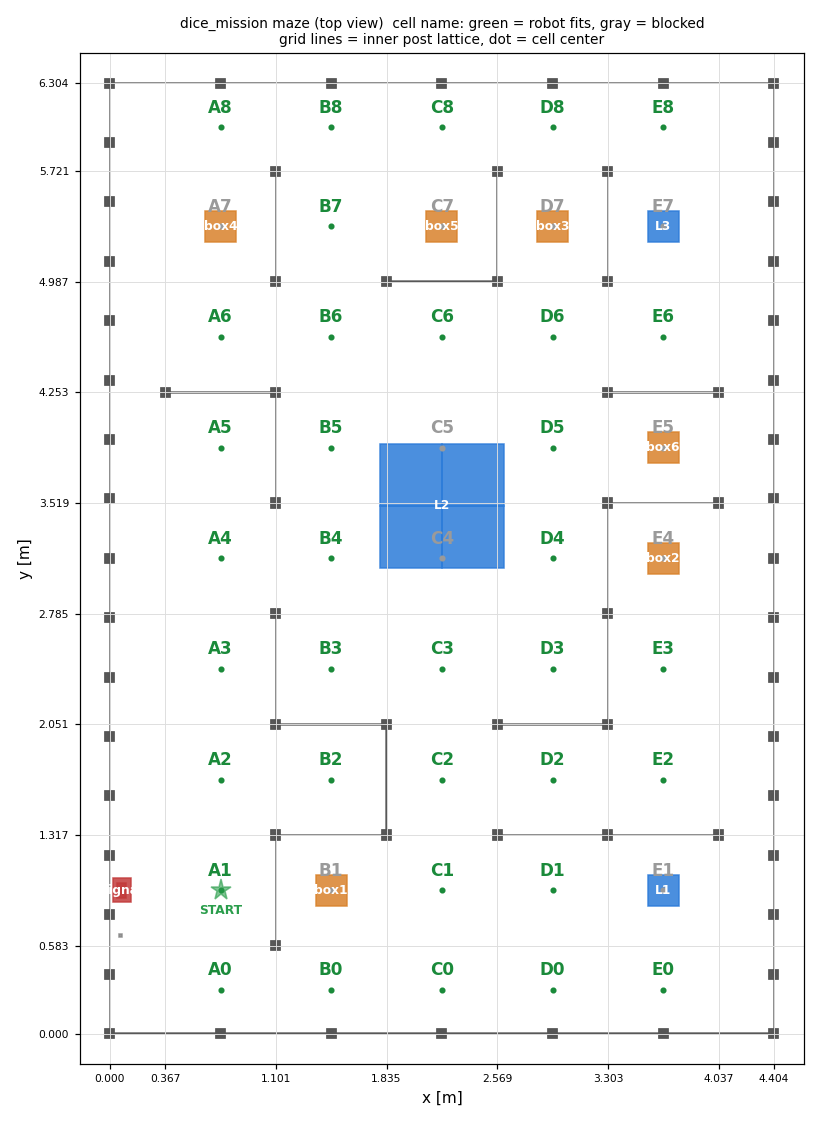

Source code (Python):
"""주사위 경기장 (미로) 지도: worlds/dice_mission.sdf 의 충돌체를 위에서 본 그림 + 칸 이름 (Isaac 없이, 시스템 python3).

    python3 maze_map.py                 # -> maze_map.png (칸 A1 ~ E8, 벽 · 기둥 · 상자 · 받침대, 출발 구역)
    python3 maze_map.py --out 다른.png
    python3 maze_map.py --course course.yaml   # 경로 검사 (점 · 구간마다 벽까지 여유) + course_map.png (./run.sh course)

칸 = 미로 안쪽 기둥 격자 (x = 0.367 + 0.734k, y = 0.583 + 0.734k) 사이의 0.734 m 정사각형. 열 A ~ E (x 가운데 0.734 ~ 3.670),
행 0 ~ 8 (y 가운데: 0 행 0.2915 = 아래 바깥벽 통로, 1 ~ 7 행 0.950 ~ 5.354, 8 행 6.0125 = 위 바깥벽 통로). A1 = 출발 구역 (0.734, 0.95). 팀 tools/make_maze_scene.py 의 --cell i j (원점부터 0.734 격자) 와는
반 칸 어긋나 있어 다르다 (그쪽 칸 가운데는 안쪽 벽 줄 위에 놓이기도 함).
좌표 원점 = 경기장 왼쪽 아래 기둥 중심, x 오른쪽 · y 위 (m). 칸 이름 색: 초록 = 로봇이 들어감 (가운데에서 장애물까지 ≥ 반폭 0.1676 + 0.03),
회색 = 막힘 (물체가 놓인 칸 등). 0 행 · 8 행 모서리에서 제자리 회전은 차체 직사각형으로 따로 확인함 (2026-11-02, 모두 가능).
"""

from __future__ import annotations

import argparse
import math
import os
import xml.etree.ElementTree as ET

import numpy as np
from scipy.ndimage import distance_transform_edt

HERE = os.path.dirname(os.path.abspath(__file__))
SDF = os.path.join(HERE, "..", "..", "urdf_and_usd", "waffle_4wd_description", "worlds", "dice_mission.sdf")
CELL = 0.734  # 칸 간격 [m]
W, H = 4.404, 6.304  # 경기장 크기 [m]
COLS, ROWS = "ABCDE", 8  # 칸 열 · 행 수
CELL_X0, CELL_Y0 = 0.734, 0.95  # A1 가운데 [m]
RES = 0.02  # 점유 격자 [m]
HALF_W = 0.1676  # 차체 반폭 (바퀴 바깥)
ROBOT_R = math.hypot(0.2135, 0.1676)  # 제자리 회전 외접 반경 0.2714
START = (0.734, 0.95)  # 출발 구역 가운데 (start_zone)


def _pose(el) -> list[float]:
    t = el.findtext("pose")
    return [float(v) for v in t.split()] if t else [0.0] * 6


def _rot(yaw: float, x: float, y: float) -> tuple[float, float]:
    c, s = math.cos(yaw), math.sin(yaw)
    return c * x - s * y, s * x + c * y


def load_shapes(sdf: str = SDF) -> list[dict]:
    """충돌체 (yaw 만 있는 상자 · 원기둥) 목록. 바닥 표시 (윗면 z < 0.01) 는 marking=True"""
    world = ET.parse(sdf).getroot().find("world")
    out = []
    for m in world.iter("model"):
        name = m.get("name")
        if name == "ground_plane":
            continue
        mp = _pose(m)
        for link in m.iter("link"):
            lp = _pose(link)
            for c in link.findall("collision"):
                cp = _pose(c)
                bx, by = _rot(mp[5], lp[0], lp[1])
                cx, cy = _rot(mp[5] + lp[5], cp[0], cp[1])
                x, y, z = mp[0] + bx + cx, mp[1] + by + cy, mp[2] + lp[2] + cp[2]
                yaw = mp[5] + lp[5] + cp[5]
                box, cyl = c.find(".//box/size"), c.find(".//cylinder")
                if box is not None:
                    sx, sy, sz = (float(v) for v in box.text.split())
                    out.append(dict(kind="box", x=x, y=y, yaw=yaw, a=sx, b=sy, top=z + sz / 2, bot=z - sz / 2, model=name,
                                    marking=z + sz / 2 < 0.01))
                elif cyl is not None:
                    r = float(cyl.findtext("radius"))
                    hl = float(cyl.findtext("length")) / 2
                    out.append(dict(kind="cyl", x=x, y=y, yaw=0.0, a=2 * r, b=2 * r, top=z + hl, bot=z - hl, model=name, marking=False))
    return out


def clearance(shapes: list[dict]) -> tuple[np.ndarray, float, float]:
    """장애물까지 거리 [m] 격자 (ny, nx), 원점 (ox, oy). 경기장 밖은 막힘"""
    ox, oy = -0.2, -0.2
    nx, ny = int(round((W + 0.4) / RES)), int(round((H + 0.4) / RES))
    gx, gy = ox + (np.arange(nx) + 0.5) * RES, oy + (np.arange(ny) + 0.5) * RES
    X, Y = np.meshgrid(gx, gy)
    occ = (X < 0) | (X > W) | (Y < 0) | (Y > H)
    for s in shapes:
        if s["marking"]:
            continue
        dx, dy = X - s["x"], Y - s["y"]
        pad = RES / 2  # 벽판은 3 mm 라 격자 점 사이에 끼어 빠지지 않게 반 칸씩 넓혀 칠함 (안전 쪽)
        if s["kind"] == "box":
            c, sn = math.cos(-s["yaw"]), math.sin(-s["yaw"])
            u, v = c * dx - sn * dy, sn * dx + c * dy
            occ |= (np.abs(u) <= s["a"] / 2 + pad) & (np.abs(v) <= s["b"] / 2 + pad)
        else:
            occ |= dx * dx + dy * dy <= (s["a"] / 2 + pad) ** 2
    return distance_transform_edt(~occ) * RES, ox, oy


ROW_LINES = [0.0] + [0.583 + k * CELL for k in range(ROWS)] + [H]
"""행 경계 y [m]: 아래 바깥벽 + 안쪽 기둥 줄 8 개 + 위 바깥벽. 0 행 · 8 행은 바깥벽을 따라가는 좁은 통로 (0.583 m)"""


def cell_center(name: str) -> tuple[float, float]:
    """칸 이름 (예: "A1", "c4", "B0") → 가운데 (x, y) [m]. 행 가운데 = 그 행 경계 둘의 가운데 (0 행 0.2915, 8 행 6.0125)"""
    col, row = COLS.index(name[0].upper()), int(name[1:])
    if not 0 <= row <= ROWS:
        raise ValueError(f"칸 이름은 A0 ~ {COLS[-1]}{ROWS}: {name}")
    return CELL_X0 + col * CELL, (ROW_LINES[row] + ROW_LINES[row + 1]) / 2


def clearance_at(dist: np.ndarray, ox: float, oy: float, x: float, y: float) -> float:
    r, c = int((y - oy) / RES), int((x - ox) / RES)
    return float(dist[r, c]) if 0 <= r < dist.shape[0] and 0 <= c < dist.shape[1] else 0.0


def load_course(path: str) -> list[dict]:
    """course.yaml → [{x, y, cell, stop: 물체 이름 | None, heading: rad | None}]. 칸 이름 줄 = 지나가는 점 (칸 가운데),
    {stop, x, y, face [deg]} 줄 = 정지점"""
    import yaml

    out = []
    for item in yaml.safe_load(open(path, encoding="utf-8"))["route"]:
        if isinstance(item, str):
            x, y = cell_center(item)
            out.append(dict(x=x, y=y, cell=item.upper(), stop=None, heading=None))
        else:
            out.append(dict(x=float(item["x"]), y=float(item["y"]), cell=None, stop=str(item["stop"]),
                            heading=math.radians(float(item["face"]))))
    return out


def check_course(course: list[dict], margin: float = 0.03, step: float = 0.02) -> bool:
    """점마다 · 이웃 점 사이 구간 (2 cm 간격) 마다 로봇 가운데에서 장애물까지 ≥ 반폭 + margin 인지 출력. 모두 통과면 True"""
    dist, ox, oy = clearance(load_shapes())
    need, ok, total = HALF_W + margin, True, 0.0
    for i, p in enumerate(course):
        c = clearance_at(dist, ox, oy, p["x"], p["y"])
        seg = ""
        if i + 1 < len(course):
            q = course[i + 1]
            n = max(1, int(math.hypot(q["x"] - p["x"], q["y"] - p["y"]) / step))
            seg_c = min(clearance_at(dist, ox, oy, p["x"] + (q["x"] - p["x"]) * k / n, p["y"] + (q["y"] - p["y"]) * k / n)
                        for k in range(n + 1))
            total += math.hypot(q["x"] - p["x"], q["y"] - p["y"])
            seg = f"  → 다음 점까지 최소 {seg_c:.3f}" + ("" if seg_c >= need else "  ✗ 좁음")
            ok &= seg_c >= need
        ok &= c >= need
        name = f"정지 {p['stop']} {math.degrees(p['heading']):.0f}°" if p["stop"] else p["cell"]
        print(f"{i:2d} {name:16s} ({p['x']:.3f}, {p['y']:.3f})  여유 {c:.3f}{'' if c >= need else '  ✗ 좁음'}{seg}")
    print(f"{len(course)} 점, 정지 {sum(1 for p in course if p['stop'])}, 길이 {total:.1f} m, 기준 = 가운데에서 장애물까지 ≥ {need:.3f} m → "
          + ("모두 통과" if ok else "좁은 곳 있음 (✗)"))
    return ok


def draw(out: str, course: list[dict] | None = None) -> None:
    """지도 그림. course = [{x, y, stop: 물체 이름 | None, heading: rad | None}] 이면 경로 · 정지점 (번호 · 바라보는 방향) 을 겹쳐 그림"""
    import matplotlib

    matplotlib.use("Agg")
    import matplotlib.pyplot as plt
    from matplotlib.patches import Circle, Rectangle
    from matplotlib.transforms import Affine2D

    shapes = load_shapes()
    dist, ox, oy = clearance(shapes)
    fig, ax = plt.subplots(figsize=(7.6, 10.2), dpi=110)
    colors = {"arena": "#555555", "start_box": "#d9822b", "place": "#2b7bd9", "signal_light": "#c23b3b"}
    for s in shapes:
        key = next((k for k in colors if s["model"].startswith(k)), None)
        col = colors.get(key, "#888888")
        if s["marking"]:
            ax.add_patch(Rectangle((s["x"] - s["a"] / 2, s["y"] - s["b"] / 2), s["a"], s["b"], fill=False, ls="--", ec="#2a9d4b", lw=1.5))
        elif s["kind"] == "box":
            t = Affine2D().rotate_around(s["x"], s["y"], s["yaw"]) + ax.transData
            ax.add_patch(Rectangle((s["x"] - s["a"] / 2, s["y"] - s["b"] / 2), s["a"], s["b"], color=col, transform=t, alpha=0.85))
        else:
            ax.add_patch(Circle((s["x"], s["y"]), s["a"] / 2, color=col, alpha=0.85))
    # 물체 이름 (상자 · 받침대 · 신호등)
    named = {}
    for s in shapes:
        if s["model"] != "arena" and not s["marking"]:
            named.setdefault(s["model"], []).append((s["x"], s["y"]))
    short = lambda n: n.replace("start_box_", "box").replace("place_L2_pedestal", "L2").replace("place_", "").replace("signal_light", "signal")  # noqa: E731
    for n, pts in named.items():
        if n.startswith("place_tag") or n == "barcode_label":
            continue
        x, y = np.mean(pts, axis=0)
        ax.text(x, y, short(n), ha="center", va="center", fontsize=8, color="white", weight="bold")
    # 칸 이름 (가운데 점 + 이름)
    for c, letter in enumerate(COLS):
        for r in range(ROWS + 1):
            name = f"{letter}{r}"
            x, y = cell_center(name)
            col = "#1a8a3a" if clearance_at(dist, ox, oy, x, y) >= HALF_W + 0.03 else "#9a9a9a"
            ax.plot(x, y, marker="o", ms=3, color=col, alpha=0.5 if course else 1.0)
            ax.text(x, y + 0.13, name, ha="center", va="center", fontsize=11 if not course else 8, color=col, weight="bold",
                    alpha=0.6 if course else 1.0)
    if course:
        ax.plot([p["x"] for p in course], [p["y"] for p in course], "-", color="#7b3fbf", lw=2.0, alpha=0.75, zorder=4)
        k = 0
        for p in course:
            if p.get("stop"):
                k += 1
                h = p["heading"]
                ax.annotate("", xy=(p["x"] + 0.22 * math.cos(h), p["y"] + 0.22 * math.sin(h)), xytext=(p["x"], p["y"]),
                            arrowprops=dict(arrowstyle="-|>", color="#c0145a", lw=2.2), zorder=6)
                ax.plot(p["x"], p["y"], marker="o", ms=13, color="#c0145a", zorder=5)
                ax.text(p["x"], p["y"], str(k), ha="center", va="center", fontsize=8, color="white", weight="bold", zorder=7)
            else:
                ax.plot(p["x"], p["y"], marker="o", ms=4, color="#7b3fbf", zorder=5)
    ax.plot(*START, marker="*", ms=14, color="#2a9d4b", alpha=0.6)
    ax.text(START[0], START[1] - 0.16, "START", ha="center", fontsize=8, color="#2a9d4b", weight="bold")
    ax.set_xlim(-0.2, W + 0.2)
    ax.set_ylim(-0.2, H + 0.2)
    ax.set_aspect("equal")
    ax.set_xticks([0.0] + [0.367 + k * CELL for k in range(6)] + [W])
    ax.set_yticks([0.0] + [0.583 + k * CELL for k in range(8)] + [H])
    ax.tick_params(labelsize=7)
    ax.grid(True, color="#dddddd", lw=0.6)
    ax.set_title("dice_mission maze (top view)  cell name: green = robot fits, gray = blocked\n"
                 + ("purple = route, numbered red = stop (arrow = facing)" if course else
                    "grid lines = inner post lattice, dot = cell center"), fontsize=9)
    ax.set_xlabel("x [m]")
    ax.set_ylabel("y [m]")
    fig.tight_layout()
    fig.savefig(out)
    print(f"저장: {out}")


if __name__ == "__main__":
    ap = argparse.ArgumentParser()
    ap.add_argument("--out", default=None, help="그림 파일 (기본 maze_map.png, --course 면 course_map.png)")
    ap.add_argument("--course", default=None, help="경로 파일 (course.yaml): 검사 + 경로 그림")
    a = ap.parse_args()
    if a.course:
        course = load_course(a.course)
        ok = check_course(course)
        draw(a.out or os.path.join(HERE, "course_map.png"), course)
        raise SystemExit(0 if ok else 1)
    draw(a.out or os.path.join(HERE, "maze_map.png"))
